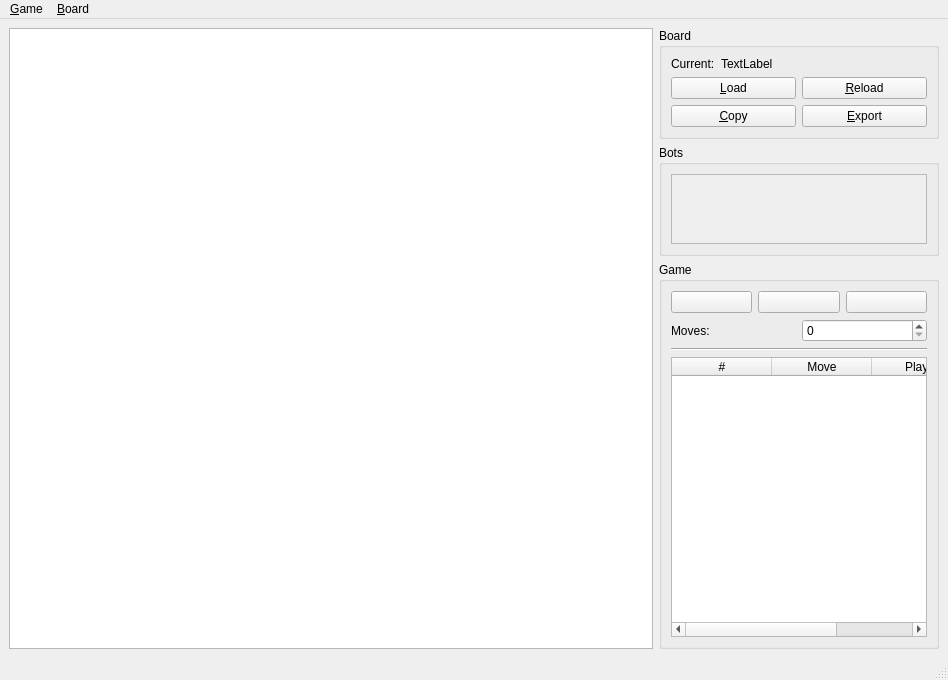
<?xml version="1.0" encoding="UTF-8"?>
<ui version="4.0">
 <class>MainWindow</class>
 <widget class="QMainWindow" name="MainWindow">
  <property name="geometry">
   <rect>
    <x>0</x>
    <y>0</y>
    <width>948</width>
    <height>680</height>
   </rect>
  </property>
  <property name="windowTitle">
   <string>ISChess</string>
  </property>
  <property name="windowIcon">
   <iconset>
    <normaloff>assets/icon.png</normaloff>assets/icon.png</iconset>
  </property>
  <widget class="QWidget" name="centralWidget">
   <layout class="QHBoxLayout" name="horizontalLayout">
    <item>
     <widget class="QGraphicsView" name="chessboardView">
      <property name="sizePolicy">
       <sizepolicy hsizetype="Expanding" vsizetype="Expanding">
        <horstretch>0</horstretch>
        <verstretch>0</verstretch>
       </sizepolicy>
      </property>
     </widget>
    </item>
    <item>
     <layout class="QVBoxLayout" name="settingsPanel">
      <item>
       <widget class="QGroupBox" name="boardGroup">
        <property name="sizePolicy">
         <sizepolicy hsizetype="Preferred" vsizetype="Fixed">
          <horstretch>0</horstretch>
          <verstretch>0</verstretch>
         </sizepolicy>
        </property>
        <property name="title">
         <string>Board</string>
        </property>
        <layout class="QVBoxLayout" name="verticalLayout_2">
         <item>
          <layout class="QHBoxLayout" name="currentBoard">
           <item>
            <widget class="QLabel" name="currentBoardLabel">
             <property name="sizePolicy">
              <sizepolicy hsizetype="Maximum" vsizetype="Preferred">
               <horstretch>0</horstretch>
               <verstretch>0</verstretch>
              </sizepolicy>
             </property>
             <property name="text">
              <string>Current:</string>
             </property>
            </widget>
           </item>
           <item>
            <widget class="QLabel" name="currentBoardValue">
             <property name="text">
              <string>TextLabel</string>
             </property>
            </widget>
           </item>
          </layout>
         </item>
         <item>
          <layout class="QGridLayout" name="boardActions">
           <item row="0" column="0">
            <widget class="QPushButton" name="loadBoard">
             <property name="toolTip">
              <string>Load a board from a file</string>
             </property>
             <property name="statusTip">
              <string>Load a board from a file</string>
             </property>
             <property name="text">
              <string>&amp;Load</string>
             </property>
            </widget>
           </item>
           <item row="1" column="0">
            <widget class="QPushButton" name="copyBoard">
             <property name="toolTip">
              <string>Copy the board as FEN</string>
             </property>
             <property name="statusTip">
              <string>Copy the board as FEN</string>
             </property>
             <property name="text">
              <string>&amp;Copy</string>
             </property>
            </widget>
           </item>
           <item row="1" column="1">
            <widget class="QPushButton" name="exportBoard">
             <property name="toolTip">
              <string>Export the board to a file</string>
             </property>
             <property name="statusTip">
              <string>Export the board to a file</string>
             </property>
             <property name="text">
              <string>&amp;Export</string>
             </property>
            </widget>
           </item>
           <item row="0" column="1">
            <widget class="QPushButton" name="reloadBoard">
             <property name="toolTip">
              <string>Reload the current board</string>
             </property>
             <property name="statusTip">
              <string>Reload the current board</string>
             </property>
             <property name="text">
              <string>&amp;Reload</string>
             </property>
            </widget>
           </item>
          </layout>
         </item>
        </layout>
       </widget>
      </item>
      <item>
       <widget class="QGroupBox" name="botsGroup">
        <property name="sizePolicy">
         <sizepolicy hsizetype="Preferred" vsizetype="Maximum">
          <horstretch>0</horstretch>
          <verstretch>0</verstretch>
         </sizepolicy>
        </property>
        <property name="title">
         <string>Bots</string>
        </property>
        <layout class="QVBoxLayout" name="verticalLayout_3">
         <property name="sizeConstraint">
          <enum>QLayout::SetMaximumSize</enum>
         </property>
         <item>
          <widget class="QScrollArea" name="botsScrollArea">
           <property name="sizePolicy">
            <sizepolicy hsizetype="Preferred" vsizetype="Maximum">
             <horstretch>0</horstretch>
             <verstretch>0</verstretch>
            </sizepolicy>
           </property>
           <property name="horizontalScrollBarPolicy">
            <enum>Qt::ScrollBarAlwaysOff</enum>
           </property>
           <property name="sizeAdjustPolicy">
            <enum>QAbstractScrollArea::AdjustToContents</enum>
           </property>
           <property name="widgetResizable">
            <bool>true</bool>
           </property>
           <widget class="QWidget" name="botsList">
            <property name="geometry">
             <rect>
              <x>0</x>
              <y>0</y>
              <width>254</width>
              <height>18</height>
             </rect>
            </property>
            <property name="sizePolicy">
             <sizepolicy hsizetype="Preferred" vsizetype="Fixed">
              <horstretch>0</horstretch>
              <verstretch>0</verstretch>
             </sizepolicy>
            </property>
            <layout class="QVBoxLayout" name="verticalLayout_5">
             <property name="sizeConstraint">
              <enum>QLayout::SetMinAndMaxSize</enum>
             </property>
            </layout>
           </widget>
          </widget>
         </item>
        </layout>
       </widget>
      </item>
      <item>
       <widget class="QGroupBox" name="gameGroup">
        <property name="sizePolicy">
         <sizepolicy hsizetype="Preferred" vsizetype="Preferred">
          <horstretch>0</horstretch>
          <verstretch>0</verstretch>
         </sizepolicy>
        </property>
        <property name="title">
         <string>Game</string>
        </property>
        <layout class="QVBoxLayout" name="verticalLayout_4">
         <item>
          <layout class="QHBoxLayout" name="moveActions">
           <item>
            <widget class="QPushButton" name="prevMove">
             <property name="toolTip">
              <string>Undo the last move</string>
             </property>
             <property name="statusTip">
              <string>Undo the last move</string>
             </property>
             <property name="text">
              <string/>
             </property>
             <property name="icon">
              <iconset theme="edit-undo">
               <normaloff>.</normaloff>.</iconset>
             </property>
            </widget>
           </item>
           <item>
            <widget class="QPushButton" name="startStop">
             <property name="toolTip">
              <string>Start/Stop the game</string>
             </property>
             <property name="statusTip">
              <string>Start/Stop the game</string>
             </property>
             <property name="text">
              <string/>
             </property>
             <property name="icon">
              <iconset theme="media-playback-start">
               <normaloff>../../../.designer/backup</normaloff>../../../.designer/backup</iconset>
             </property>
            </widget>
           </item>
           <item>
            <widget class="QPushButton" name="nextMove">
             <property name="toolTip">
              <string>Redo the next move</string>
             </property>
             <property name="statusTip">
              <string>Redo the next move</string>
             </property>
             <property name="text">
              <string/>
             </property>
             <property name="icon">
              <iconset theme="edit-redo">
               <normaloff>.</normaloff>.</iconset>
             </property>
            </widget>
           </item>
          </layout>
         </item>
         <item>
          <layout class="QHBoxLayout" name="autoMoves">
           <item>
            <widget class="QLabel" name="autoMovesLabel">
             <property name="text">
              <string>Moves:</string>
             </property>
             <property name="buddy">
              <cstring>autoMovesCount</cstring>
             </property>
            </widget>
           </item>
           <item>
            <widget class="QSpinBox" name="autoMovesCount"/>
           </item>
          </layout>
         </item>
         <item>
          <widget class="Line" name="movesSep">
           <property name="sizePolicy">
            <sizepolicy hsizetype="Minimum" vsizetype="Fixed">
             <horstretch>0</horstretch>
             <verstretch>0</verstretch>
            </sizepolicy>
           </property>
           <property name="orientation">
            <enum>Qt::Horizontal</enum>
           </property>
          </widget>
         </item>
         <item>
          <widget class="QTableWidget" name="movesList">
           <property name="enabled">
            <bool>true</bool>
           </property>
           <property name="sizePolicy">
            <sizepolicy hsizetype="Minimum" vsizetype="Minimum">
             <horstretch>0</horstretch>
             <verstretch>0</verstretch>
            </sizepolicy>
           </property>
           <property name="minimumSize">
            <size>
             <width>0</width>
             <height>64</height>
            </size>
           </property>
           <property name="editTriggers">
            <set>QAbstractItemView::NoEditTriggers</set>
           </property>
           <property name="showGrid">
            <bool>true</bool>
           </property>
           <attribute name="horizontalHeaderMinimumSectionSize">
            <number>20</number>
           </attribute>
           <attribute name="horizontalHeaderDefaultSectionSize">
            <number>100</number>
           </attribute>
           <attribute name="horizontalHeaderStretchLastSection">
            <bool>true</bool>
           </attribute>
           <attribute name="verticalHeaderStretchLastSection">
            <bool>false</bool>
           </attribute>
           <column>
            <property name="text">
             <string>#</string>
            </property>
           </column>
           <column>
            <property name="text">
             <string>Move</string>
            </property>
           </column>
           <column>
            <property name="text">
             <string>Player</string>
            </property>
           </column>
          </widget>
         </item>
        </layout>
       </widget>
      </item>
     </layout>
    </item>
   </layout>
  </widget>
  <widget class="QMenuBar" name="menubar">
   <property name="geometry">
    <rect>
     <x>0</x>
     <y>0</y>
     <width>948</width>
     <height>22</height>
    </rect>
   </property>
   <widget class="QMenu" name="menuBoard">
    <property name="title">
     <string>&amp;Board</string>
    </property>
    <addaction name="actionLoad"/>
    <addaction name="actionReload"/>
    <addaction name="actionCopy"/>
    <addaction name="actionExport"/>
   </widget>
   <widget class="QMenu" name="menuGame">
    <property name="title">
     <string>&amp;Game</string>
    </property>
    <addaction name="actionStart"/>
    <addaction name="actionUndo"/>
    <addaction name="actionRedo"/>
    <addaction name="actionQuit"/>
   </widget>
   <addaction name="menuGame"/>
   <addaction name="menuBoard"/>
  </widget>
  <widget class="QStatusBar" name="statusbar"/>
  <action name="actionLoad">
   <property name="icon">
    <iconset theme="SP_DirOpenIcon"/>
   </property>
   <property name="text">
    <string>&amp;Load</string>
   </property>
   <property name="toolTip">
    <string>Load a board from a file</string>
   </property>
   <property name="statusTip">
    <string>Load a board from a file</string>
   </property>
   <property name="shortcut">
    <string>Ctrl+L</string>
   </property>
  </action>
  <action name="actionReload">
   <property name="text">
    <string>&amp;Reload</string>
   </property>
   <property name="toolTip">
    <string>Reload the current board</string>
   </property>
   <property name="statusTip">
    <string>Reload the current board</string>
   </property>
   <property name="shortcut">
    <string>Ctrl+R</string>
   </property>
  </action>
  <action name="actionCopy">
   <property name="text">
    <string>&amp;Copy</string>
   </property>
   <property name="toolTip">
    <string>Copy the board as FEN</string>
   </property>
   <property name="statusTip">
    <string>Copy the board as FEN</string>
   </property>
   <property name="shortcut">
    <string>Ctrl+C</string>
   </property>
  </action>
  <action name="actionExport">
   <property name="icon">
    <iconset theme="SP_DriveFDIcon"/>
   </property>
   <property name="text">
    <string>&amp;Export</string>
   </property>
   <property name="toolTip">
    <string>Export the board to a file</string>
   </property>
   <property name="statusTip">
    <string>Export the board to a file</string>
   </property>
   <property name="shortcut">
    <string>Ctrl+E</string>
   </property>
  </action>
  <action name="actionStart">
   <property name="text">
    <string>&amp;Start/Stop</string>
   </property>
   <property name="toolTip">
    <string>Start/Stop the game</string>
   </property>
   <property name="statusTip">
    <string>Start/Stop the game</string>
   </property>
   <property name="shortcut">
    <string>Ctrl+Space</string>
   </property>
  </action>
  <action name="actionUndo">
   <property name="text">
    <string>Undo</string>
   </property>
   <property name="toolTip">
    <string>Undo the last move</string>
   </property>
   <property name="statusTip">
    <string>Undo the last move</string>
   </property>
   <property name="shortcut">
    <string>Ctrl+Z</string>
   </property>
  </action>
  <action name="actionRedo">
   <property name="text">
    <string>Redo</string>
   </property>
   <property name="toolTip">
    <string>Redo the next move</string>
   </property>
   <property name="statusTip">
    <string>Redo the next move</string>
   </property>
   <property name="shortcut">
    <string>Ctrl+Y</string>
   </property>
  </action>
  <action name="actionQuit">
   <property name="text">
    <string>&amp;Quit</string>
   </property>
   <property name="statusTip">
    <string>Quit</string>
   </property>
   <property name="shortcut">
    <string>Ctrl+Q</string>
   </property>
  </action>
 </widget>
 <tabstops>
  <tabstop>chessboardView</tabstop>
  <tabstop>loadBoard</tabstop>
  <tabstop>reloadBoard</tabstop>
  <tabstop>copyBoard</tabstop>
  <tabstop>exportBoard</tabstop>
  <tabstop>botsScrollArea</tabstop>
  <tabstop>prevMove</tabstop>
  <tabstop>startStop</tabstop>
  <tabstop>nextMove</tabstop>
  <tabstop>autoMovesCount</tabstop>
  <tabstop>movesList</tabstop>
 </tabstops>
 <resources/>
 <connections>
  <connection>
   <sender>loadBoard</sender>
   <signal>clicked()</signal>
   <receiver>actionLoad</receiver>
   <slot>trigger()</slot>
   <hints>
    <hint type="sourcelabel">
     <x>732</x>
     <y>102</y>
    </hint>
    <hint type="destinationlabel">
     <x>-1</x>
     <y>-1</y>
    </hint>
   </hints>
  </connection>
  <connection>
   <sender>exportBoard</sender>
   <signal>clicked()</signal>
   <receiver>actionExport</receiver>
   <slot>trigger()</slot>
   <hints>
    <hint type="sourcelabel">
     <x>862</x>
     <y>133</y>
    </hint>
    <hint type="destinationlabel">
     <x>-1</x>
     <y>-1</y>
    </hint>
   </hints>
  </connection>
  <connection>
   <sender>copyBoard</sender>
   <signal>clicked()</signal>
   <receiver>actionCopy</receiver>
   <slot>trigger()</slot>
   <hints>
    <hint type="sourcelabel">
     <x>732</x>
     <y>133</y>
    </hint>
    <hint type="destinationlabel">
     <x>-1</x>
     <y>-1</y>
    </hint>
   </hints>
  </connection>
  <connection>
   <sender>reloadBoard</sender>
   <signal>clicked()</signal>
   <receiver>actionReload</receiver>
   <slot>trigger()</slot>
   <hints>
    <hint type="sourcelabel">
     <x>862</x>
     <y>102</y>
    </hint>
    <hint type="destinationlabel">
     <x>-1</x>
     <y>-1</y>
    </hint>
   </hints>
  </connection>
  <connection>
   <sender>nextMove</sender>
   <signal>clicked()</signal>
   <receiver>actionRedo</receiver>
   <slot>trigger()</slot>
   <hints>
    <hint type="sourcelabel">
     <x>884</x>
     <y>342</y>
    </hint>
    <hint type="destinationlabel">
     <x>-1</x>
     <y>-1</y>
    </hint>
   </hints>
  </connection>
  <connection>
   <sender>startStop</sender>
   <signal>clicked()</signal>
   <receiver>actionStart</receiver>
   <slot>trigger()</slot>
   <hints>
    <hint type="sourcelabel">
     <x>797</x>
     <y>342</y>
    </hint>
    <hint type="destinationlabel">
     <x>-1</x>
     <y>-1</y>
    </hint>
   </hints>
  </connection>
  <connection>
   <sender>prevMove</sender>
   <signal>clicked()</signal>
   <receiver>actionUndo</receiver>
   <slot>trigger()</slot>
   <hints>
    <hint type="sourcelabel">
     <x>711</x>
     <y>342</y>
    </hint>
    <hint type="destinationlabel">
     <x>-1</x>
     <y>-1</y>
    </hint>
   </hints>
  </connection>
  <connection>
   <sender>actionQuit</sender>
   <signal>triggered()</signal>
   <receiver>MainWindow</receiver>
   <slot>close()</slot>
   <hints>
    <hint type="sourcelabel">
     <x>-1</x>
     <y>-1</y>
    </hint>
    <hint type="destinationlabel">
     <x>473</x>
     <y>339</y>
    </hint>
   </hints>
  </connection>
 </connections>
</ui>
